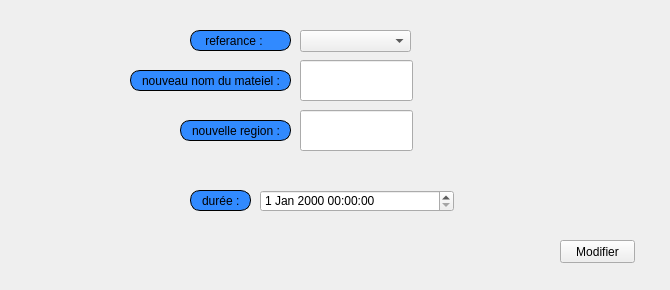
     <widget class="QWidget" name="tab_17">
      <attribute name="title">
       <string>modifier</string>
      </attribute>
      <widget class="QLabel" name="label_15">
       <property name="geometry">
        <rect>
         <x>190</x>
         <y>30</y>
         <width>101</width>
         <height>21</height>
        </rect>
       </property>
       <property name="styleSheet">
        <string notr="true">border: 1px solid black;
border-radius: 10px;
padding: 0 8px;
background: #318aff;
font: bold, &quot;Arial&quot;;;
text-align:center;</string>
       </property>
       <property name="text">
        <string> referance :</string>
       </property>
      </widget>
      <widget class="QLabel" name="label_16">
       <property name="geometry">
        <rect>
         <x>130</x>
         <y>70</y>
         <width>161</width>
         <height>21</height>
        </rect>
       </property>
       <property name="styleSheet">
        <string notr="true">border: 1px solid black;
border-radius: 10px;
padding: 0 8px;
background: #318aff;
font: bold, &quot;Arial&quot;;;
text-align:center;</string>
       </property>
       <property name="text">
        <string>nouveau nom du mateiel :</string>
       </property>
      </widget>
      <widget class="QLineEdit" name="nom_materiaux_maintenace_modifier">
       <property name="geometry">
        <rect>
         <x>300</x>
         <y>60</y>
         <width>113</width>
         <height>41</height>
        </rect>
       </property>
      </widget>
      <widget class="QLabel" name="label_17">
       <property name="geometry">
        <rect>
         <x>180</x>
         <y>120</y>
         <width>111</width>
         <height>21</height>
        </rect>
       </property>
       <property name="styleSheet">
        <string notr="true">border: 1px solid black;
border-radius: 10px;
padding: 0 8px;
background: #318aff;
font: bold, &quot;Arial&quot;;;
text-align:center;</string>
       </property>
       <property name="text">
        <string>nouvelle region :</string>
       </property>
      </widget>
      <widget class="QLineEdit" name="region_mateiraux_maintance_modifier">
       <property name="geometry">
        <rect>
         <x>300</x>
         <y>110</y>
         <width>113</width>
         <height>41</height>
        </rect>
       </property>
      </widget>
      <widget class="QLabel" name="label_34">
       <property name="geometry">
        <rect>
         <x>190</x>
         <y>190</y>
         <width>61</width>
         <height>21</height>
        </rect>
       </property>
       <property name="styleSheet">
        <string notr="true">border: 1px solid black;
border-radius: 10px;
padding: 0 8px;
background: #318aff;
font: bold, &quot;Arial&quot;;;
text-align:center;</string>
       </property>
       <property name="text">
        <string>durée :</string>
       </property>
      </widget>
      <widget class="QDateTimeEdit" name="dure_materiaux_maintance_modifier">
       <property name="geometry">
        <rect>
         <x>260</x>
         <y>190</y>
         <width>194</width>
         <height>22</height>
        </rect>
       </property>
      </widget>
      <widget class="QPushButton" name="modifier_materiaux_maintenance">
       <property name="geometry">
        <rect>
         <x>560</x>
         <y>240</y>
         <width>75</width>
         <height>23</height>
        </rect>
       </property>
       <property name="styleSheet">
        <string notr="true">#modifier_materiaux_maintenance{
font: bold, &quot;Arial&quot;;;     background-color: qlineargradient(x1: 0, y1: 0, x2: 0, y2: 1,
                                       stop: 0 #dadbde, stop: 1 #f6f7fa);
}
#modifier_materiaux_maintenance:pressed {
font: bold, &quot;Arial&quot;;;     background-color: qlineargradient(x1: 0, y1: 0, x2: 0, y2: 1,
                                       stop: 0 #dadbde, stop: 1 #fff07b);}</string>
       </property>
       <property name="text">
        <string>Modifier</string>
       </property>
       <property name="icon">
        <iconset resource="../gestion_materiaux_logistech/ressource.qrc">
         <normaloff>:/img/B.png</normaloff>:/img/B.png</iconset>
       </property>
      </widget>
      <widget class="QComboBox" name="referance_mat_maint_modifier">
       <property name="geometry">
        <rect>
         <x>300</x>
         <y>30</y>
         <width>111</width>
         <height>22</height>
        </rect>
       </property>
      </widget>
      <widget class="QLabel" name="label_42">
       <property name="geometry">
        <rect>
         <x>0</x>
         <y>0</y>
         <width>661</width>
         <height>281</height>
        </rect>
       </property>
       <property name="text">
        <string/>
       </property>
       <property name="pixmap">
        <pixmap>:/images/img/imf.jpg</pixmap>
       </property>
      </widget>
      <widget class="QLabel" name="label_112">
       <property name="geometry">
        <rect>
         <x>-4</x>
         <y>-1</y>
         <width>661</width>
         <height>281</height>
        </rect>
       </property>
       <property name="text">
        <string/>
       </property>
       <property name="pixmap">
        <pixmap resource="../gestion_materiaux_logistech/ressource.qrc">:/img/imf.jpg</pixmap>
       </property>
      </widget>
      <zorder>label_112</zorder>
      <zorder>label_42</zorder>
      <zorder>label_15</zorder>
      <zorder>label_16</zorder>
      <zorder>nom_materiaux_maintenace_modifier</zorder>
      <zorder>label_17</zorder>
      <zorder>region_mateiraux_maintance_modifier</zorder>
      <zorder>label_34</zorder>
      <zorder>dure_materiaux_maintance_modifier</zorder>
      <zorder>modifier_materiaux_maintenance</zorder>
      <zorder>referance_mat_maint_modifier</zorder>
     </widget>
